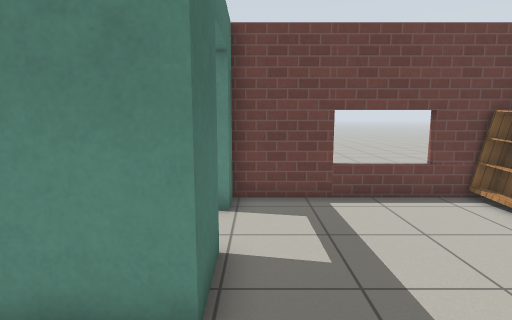
view 1 (above)

15 first-person views from a walk through a world built for the Gazebo simulator. The camera is 1.2 m above the floor, tilts 8° down and sees 80° across. The floor is counted in squares, 0.5 m on a side. Each view is taken from the middle of a square. On the plan, view 1 faces up. The plan holds only what a view shows up to about 18 squares ahead; the rest is blank. Simple patterns stand in for the simulator's built-in surfaces.

view 2
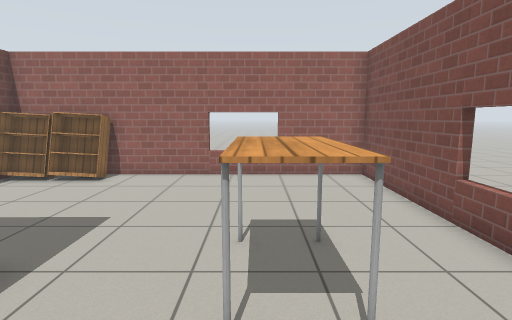

view 3
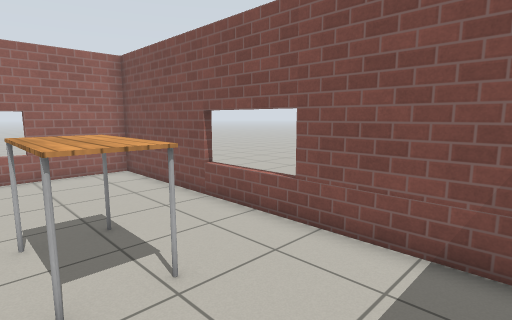

view 4
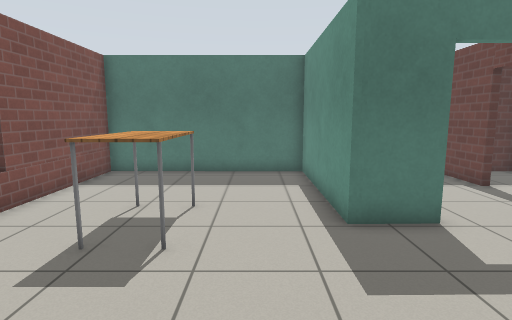

view 5
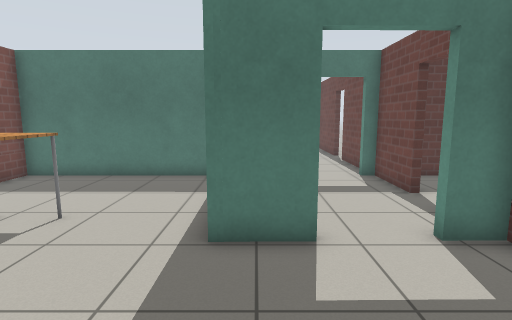

view 6
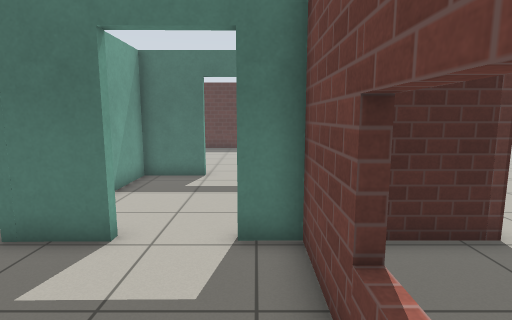

view 7
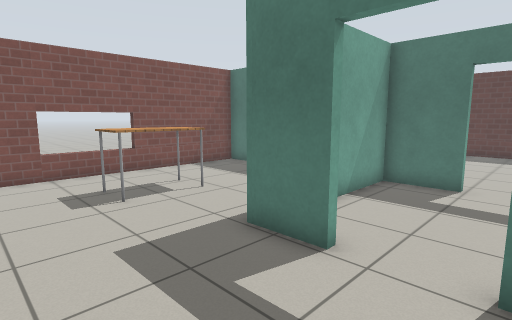

view 8
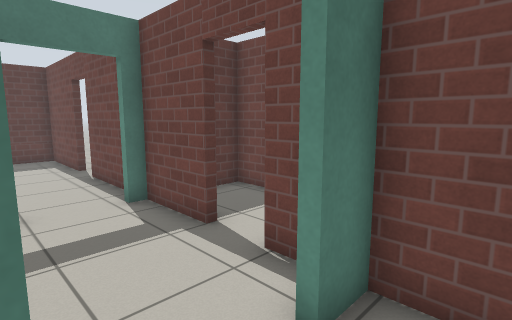

view 9
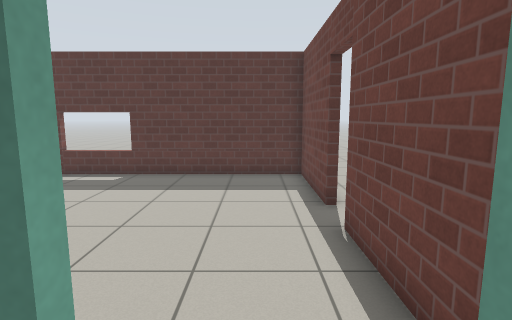

view 10
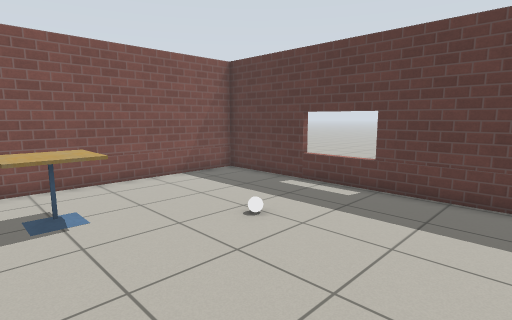

view 11
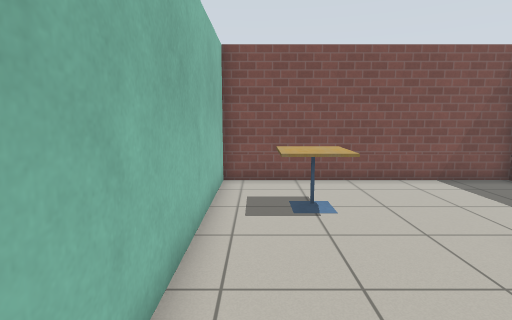

view 12
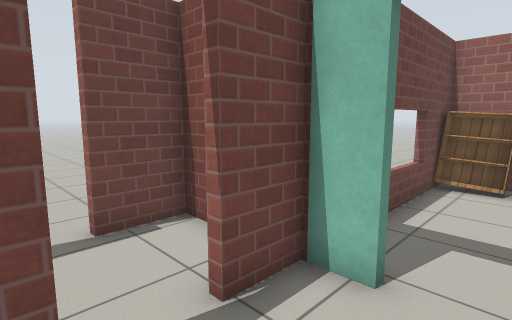

view 13
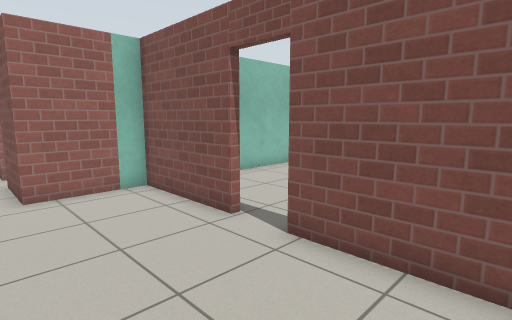

view 14
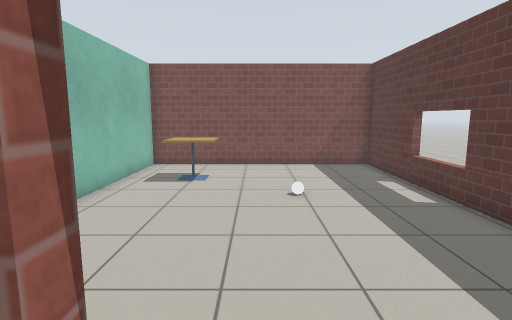

view 15
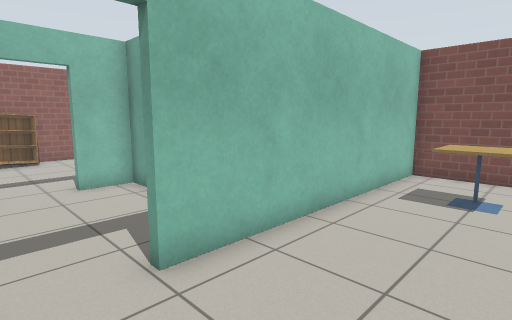

### Floor plan
Points are (right, up) in squares from view 1. A wall is a line through its corners. A room is listed if a view was taken in it or the views show most of it. See-through windows are left out.
Room 1 (views 1, 2, 3, 4, 5, 6, 7, 8)
walls: (-0.7, 5.3) (-0.6, 3.1) (-7.4, 3.1) (-7.4, -5.5) (7.7, -5.5) (7.7, 8.9) (-0.7, 8.9) (-0.7, 7.6)
ways out: open door at (-1, 6.5) to room 2
objects: table (-2, -2) to (1, -1); bookshelf (7, 5) to (7, 6); bookshelf (7, 7) to (7, 8)
Room 2 (views 9, 12)
walls: (-4.4, 8.9) (-7.7, 8.9); (-2.1, 3.4) (-0.9, 3.4) (-1, 5.3); (-1, 7.6) (-1, 8.9) (-2.7, 8.9); (-7.7, 5.9) (-7.4, 5.9) (-7.4, 3.4) (-4.1, 3.4); (-7.4, 9.2) (-7.4, 8.4)
ways out: open door at (-1, 6.5) to room 1; open door at (-7.6, 7.2) to room 3; open door at (-3.5, 9) to room 5
Room 3 (views 10, 11, 15)
walls: (-14.1, 8.9) (-18.7, 8.9) (-18.7, -5.5) (-7.8, -5.5) (-7.7, 5.9); (-8.4, 8.9) (-12.4, 8.9)
ways out: open door at (-7.6, 7.2) to room 2; open door at (-13.5, 9) to room 4
objects: white ball (-14, 1); cafe table (-11, -3) to (-10, -1)
Room 4 (views 13, 14)
walls: (-12.4, 9.2) (-7.4, 9.2); (-17.9, 9.2) (-14.1, 9.2); (-7.7, 8.9) (-7.7, 12.8)
ways out: open door at (-13.5, 9) to room 3
Room 5 (no view inside)
walls: (-6, 12.4) (-7.4, 12.4) (-7.4, 10.8); (-1, 11.5) (-1, 12.5) (-3.1, 12.5) (-3.1, 12.9)
ways out: open door at (-3.5, 9) to room 2; opening at (-4, 13)

Positions as (right, up) in squares from view 1, and headings:
1: (0, 0), facing up
2: (-5, -1), facing right
3: (-6, 0), facing down-right
4: (6, 1), facing left
5: (5, 4), facing left
6: (5, 8), facing left
7: (4, 8), facing down-left
8: (1, 5), facing up-left
9: (-6, 7), facing left
10: (-9, 6), facing down-left
11: (-9, 6), facing down
12: (-5, 6), facing up-right
13: (-18, 14), facing down-right
14: (-13, 10), facing down
15: (-12, 8), facing down-right
